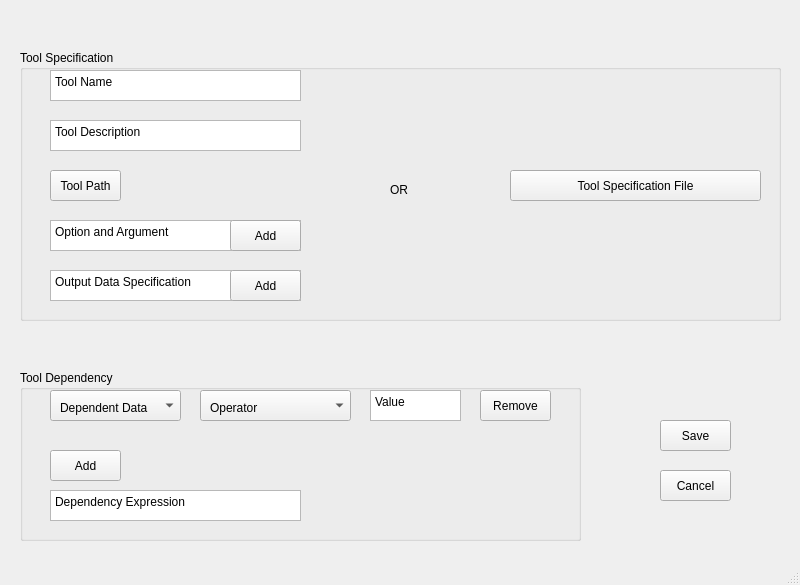
<?xml version="1.0" encoding="UTF-8"?>
<ui version="4.0">
 <class>MainWindow</class>
 <widget class="QMainWindow" name="MainWindow">
  <property name="geometry">
   <rect>
    <x>0</x>
    <y>0</y>
    <width>800</width>
    <height>585</height>
   </rect>
  </property>
  <property name="windowTitle">
   <string>MainWindow</string>
  </property>
  <widget class="QWidget" name="centralwidget">
   <widget class="QPushButton" name="pushButton">
    <property name="geometry">
     <rect>
      <x>660</x>
      <y>420</y>
      <width>71</width>
      <height>31</height>
     </rect>
    </property>
    <property name="text">
     <string>Save</string>
    </property>
   </widget>
   <widget class="QGroupBox" name="groupBox_2">
    <property name="geometry">
     <rect>
      <x>20</x>
      <y>50</y>
      <width>761</width>
      <height>271</height>
     </rect>
    </property>
    <property name="title">
     <string>Tool Specification</string>
    </property>
    <widget class="QPushButton" name="pushButton_3">
     <property name="geometry">
      <rect>
       <x>30</x>
       <y>120</y>
       <width>71</width>
       <height>31</height>
      </rect>
     </property>
     <property name="text">
      <string>Tool Path</string>
     </property>
    </widget>
    <widget class="QPushButton" name="pushButton_5">
     <property name="geometry">
      <rect>
       <x>490</x>
       <y>120</y>
       <width>251</width>
       <height>31</height>
      </rect>
     </property>
     <property name="text">
      <string>Tool Specification File</string>
     </property>
    </widget>
    <widget class="QPlainTextEdit" name="plainTextEdit_4">
     <property name="geometry">
      <rect>
       <x>30</x>
       <y>220</y>
       <width>251</width>
       <height>31</height>
      </rect>
     </property>
     <property name="plainText">
      <string>Output Data Specification</string>
     </property>
    </widget>
    <widget class="QPushButton" name="pushButton_6">
     <property name="geometry">
      <rect>
       <x>210</x>
       <y>220</y>
       <width>71</width>
       <height>31</height>
      </rect>
     </property>
     <property name="text">
      <string>Add</string>
     </property>
    </widget>
    <widget class="QPlainTextEdit" name="plainTextEdit_3">
     <property name="geometry">
      <rect>
       <x>30</x>
       <y>170</y>
       <width>251</width>
       <height>31</height>
      </rect>
     </property>
     <property name="plainText">
      <string>Option and Argument</string>
     </property>
    </widget>
    <widget class="QPushButton" name="pushButton_4">
     <property name="geometry">
      <rect>
       <x>210</x>
       <y>170</y>
       <width>71</width>
       <height>31</height>
      </rect>
     </property>
     <property name="text">
      <string>Add</string>
     </property>
    </widget>
    <widget class="QPlainTextEdit" name="plainTextEdit_7">
     <property name="geometry">
      <rect>
       <x>30</x>
       <y>20</y>
       <width>251</width>
       <height>31</height>
      </rect>
     </property>
     <property name="plainText">
      <string>Tool Name</string>
     </property>
    </widget>
    <widget class="QLabel" name="label_3">
     <property name="geometry">
      <rect>
       <x>370</x>
       <y>130</y>
       <width>61</width>
       <height>20</height>
      </rect>
     </property>
     <property name="text">
      <string>OR</string>
     </property>
    </widget>
    <widget class="QPlainTextEdit" name="plainTextEdit_5">
     <property name="geometry">
      <rect>
       <x>30</x>
       <y>70</y>
       <width>251</width>
       <height>31</height>
      </rect>
     </property>
     <property name="plainText">
      <string>Tool Description</string>
     </property>
    </widget>
   </widget>
   <widget class="QGroupBox" name="groupBox_4">
    <property name="geometry">
     <rect>
      <x>20</x>
      <y>370</y>
      <width>561</width>
      <height>171</height>
     </rect>
    </property>
    <property name="title">
     <string>Tool Dependency</string>
    </property>
    <widget class="QPlainTextEdit" name="plainTextEdit_8">
     <property name="geometry">
      <rect>
       <x>30</x>
       <y>120</y>
       <width>251</width>
       <height>31</height>
      </rect>
     </property>
     <property name="plainText">
      <string>Dependency Expression</string>
     </property>
    </widget>
    <widget class="QPlainTextEdit" name="plainTextEdit_6">
     <property name="geometry">
      <rect>
       <x>350</x>
       <y>20</y>
       <width>91</width>
       <height>31</height>
      </rect>
     </property>
     <property name="plainText">
      <string>Value</string>
     </property>
    </widget>
    <widget class="QPushButton" name="pushButton_7">
     <property name="geometry">
      <rect>
       <x>460</x>
       <y>20</y>
       <width>71</width>
       <height>31</height>
      </rect>
     </property>
     <property name="text">
      <string>Remove</string>
     </property>
    </widget>
    <widget class="QPushButton" name="pushButton_8">
     <property name="geometry">
      <rect>
       <x>30</x>
       <y>80</y>
       <width>71</width>
       <height>31</height>
      </rect>
     </property>
     <property name="text">
      <string>Add</string>
     </property>
    </widget>
    <widget class="QComboBox" name="comboBox_2">
     <property name="geometry">
      <rect>
       <x>180</x>
       <y>20</y>
       <width>151</width>
       <height>31</height>
      </rect>
     </property>
    </widget>
    <widget class="QComboBox" name="comboBox">
     <property name="geometry">
      <rect>
       <x>30</x>
       <y>20</y>
       <width>131</width>
       <height>31</height>
      </rect>
     </property>
    </widget>
    <widget class="QLabel" name="label">
     <property name="geometry">
      <rect>
       <x>40</x>
       <y>30</y>
       <width>101</width>
       <height>16</height>
      </rect>
     </property>
     <property name="text">
      <string>Dependent Data</string>
     </property>
    </widget>
    <widget class="QLabel" name="label_2">
     <property name="geometry">
      <rect>
       <x>190</x>
       <y>30</y>
       <width>111</width>
       <height>16</height>
      </rect>
     </property>
     <property name="text">
      <string>Operator</string>
     </property>
    </widget>
   </widget>
   <widget class="QPushButton" name="pushButton_2">
    <property name="geometry">
     <rect>
      <x>660</x>
      <y>470</y>
      <width>71</width>
      <height>31</height>
     </rect>
    </property>
    <property name="text">
     <string>Cancel</string>
    </property>
   </widget>
  </widget>
  <widget class="QStatusBar" name="statusbar"/>
 </widget>
 <resources/>
 <connections/>
</ui>
